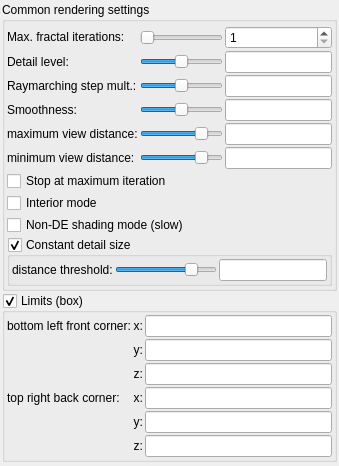
       <widget class="QWidget" name="scrollAreaWidgetContents_4">
        <property name="geometry">
         <rect>
          <x>0</x>
          <y>0</y>
          <width>339</width>
          <height>466</height>
         </rect>
        </property>
        <layout class="QVBoxLayout" name="verticalLayout_46">
         <property name="spacing">
          <number>2</number>
         </property>
         <property name="leftMargin">
          <number>2</number>
         </property>
         <property name="topMargin">
          <number>2</number>
         </property>
         <property name="rightMargin">
          <number>2</number>
         </property>
         <property name="bottomMargin">
          <number>2</number>
         </property>
         <item>
          <widget class="QGroupBox" name="groupBox_4">
           <property name="title">
            <string>Common rendering settings</string>
           </property>
           <layout class="QVBoxLayout" name="verticalLayout_43">
            <property name="spacing">
             <number>2</number>
            </property>
            <property name="leftMargin">
             <number>2</number>
            </property>
            <property name="topMargin">
             <number>2</number>
            </property>
            <property name="rightMargin">
             <number>2</number>
            </property>
            <property name="bottomMargin">
             <number>2</number>
            </property>
            <item>
             <layout class="QGridLayout" name="gridLayout_19">
              <property name="spacing">
               <number>2</number>
              </property>
              <item row="0" column="0" rowspan="2">
               <widget class="QLabel" name="label_103">
                <property name="text">
                 <string>Max. fractal iterations:</string>
                </property>
               </widget>
              </item>
              <item row="1" column="1">
               <widget class="QSlider" name="sliderInt_N">
                <property name="minimum">
                 <number>1</number>
                </property>
                <property name="maximum">
                 <number>250</number>
                </property>
                <property name="singleStep">
                 <number>8</number>
                </property>
                <property name="pageStep">
                 <number>64</number>
                </property>
                <property name="orientation">
                 <enum>Qt::Horizontal</enum>
                </property>
               </widget>
              </item>
              <item row="6" column="2">
               <widget class="MyLineEdit" name="logedit_view_distance_min">
                <property name="sizePolicy">
                 <sizepolicy hsizetype="Expanding" vsizetype="Fixed">
                  <horstretch>0</horstretch>
                  <verstretch>0</verstretch>
                 </sizepolicy>
                </property>
               </widget>
              </item>
              <item row="7" column="0" colspan="3">
               <widget class="MyCheckBox" name="checkBox_iteration_threshold_mode">
                <property name="text">
                 <string>Stop at maximum iteration</string>
                </property>
               </widget>
              </item>
              <item row="8" column="0" colspan="3">
               <widget class="MyCheckBox" name="checkBox_interior_mode">
                <property name="text">
                 <string>Interior mode</string>
                </property>
               </widget>
              </item>
              <item row="3" column="2">
               <widget class="MyLineEdit" name="logedit_DE_factor">
                <property name="sizePolicy">
                 <sizepolicy hsizetype="Expanding" vsizetype="Fixed">
                  <horstretch>0</horstretch>
                  <verstretch>0</verstretch>
                 </sizepolicy>
                </property>
               </widget>
              </item>
              <item row="3" column="0">
               <widget class="QLabel" name="label_105">
                <property name="text">
                 <string>Raymarching step mult.:</string>
                </property>
               </widget>
              </item>
              <item row="2" column="0">
               <widget class="QLabel" name="label_104">
                <property name="text">
                 <string>Detail level:</string>
                </property>
               </widget>
              </item>
              <item row="4" column="1">
               <widget class="QSlider" name="logslider_smoothness">
                <property name="sizePolicy">
                 <sizepolicy hsizetype="Expanding" vsizetype="Fixed">
                  <horstretch>0</horstretch>
                  <verstretch>0</verstretch>
                 </sizepolicy>
                </property>
                <property name="sizeIncrement">
                 <size>
                  <width>0</width>
                  <height>0</height>
                 </size>
                </property>
                <property name="minimum">
                 <number>-300</number>
                </property>
                <property name="maximum">
                 <number>300</number>
                </property>
                <property name="orientation">
                 <enum>Qt::Horizontal</enum>
                </property>
               </widget>
              </item>
              <item row="6" column="0">
               <widget class="QLabel" name="label_108">
                <property name="text">
                 <string>minimum view distance:</string>
                </property>
               </widget>
              </item>
              <item row="5" column="0">
               <widget class="QLabel" name="label_107">
                <property name="text">
                 <string>maximum view distance:</string>
                </property>
               </widget>
              </item>
              <item row="4" column="0">
               <widget class="QLabel" name="label_106">
                <property name="text">
                 <string>Smoothness:</string>
                </property>
               </widget>
              </item>
              <item row="9" column="0" colspan="3">
               <widget class="MyCheckBox" name="checkBox_slow_shading">
                <property name="text">
                 <string>Non-DE shading mode (slow)</string>
                </property>
               </widget>
              </item>
              <item row="1" column="2">
               <widget class="MySpinBox" name="spinboxInt_N">
                <property name="minimum">
                 <number>1</number>
                </property>
                <property name="maximum">
                 <number>500</number>
                </property>
               </widget>
              </item>
              <item row="4" column="2">
               <widget class="MyLineEdit" name="logedit_smoothness">
                <property name="sizePolicy">
                 <sizepolicy hsizetype="Expanding" vsizetype="Fixed">
                  <horstretch>0</horstretch>
                  <verstretch>0</verstretch>
                 </sizepolicy>
                </property>
               </widget>
              </item>
              <item row="5" column="1">
               <widget class="QSlider" name="logslider_view_distance_max">
                <property name="sizePolicy">
                 <sizepolicy hsizetype="Expanding" vsizetype="Fixed">
                  <horstretch>0</horstretch>
                  <verstretch>0</verstretch>
                 </sizepolicy>
                </property>
                <property name="sizeIncrement">
                 <size>
                  <width>0</width>
                  <height>0</height>
                 </size>
                </property>
                <property name="minimum">
                 <number>-1500</number>
                </property>
                <property name="maximum">
                 <number>400</number>
                </property>
                <property name="orientation">
                 <enum>Qt::Horizontal</enum>
                </property>
               </widget>
              </item>
              <item row="2" column="2">
               <widget class="MyLineEdit" name="logedit_detail_level">
                <property name="sizePolicy">
                 <sizepolicy hsizetype="Expanding" vsizetype="Fixed">
                  <horstretch>0</horstretch>
                  <verstretch>0</verstretch>
                 </sizepolicy>
                </property>
               </widget>
              </item>
              <item row="5" column="2">
               <widget class="MyLineEdit" name="logedit_view_distance_max">
                <property name="sizePolicy">
                 <sizepolicy hsizetype="Expanding" vsizetype="Fixed">
                  <horstretch>0</horstretch>
                  <verstretch>0</verstretch>
                 </sizepolicy>
                </property>
               </widget>
              </item>
              <item row="6" column="1">
               <widget class="QSlider" name="logslider_view_distance_min">
                <property name="sizePolicy">
                 <sizepolicy hsizetype="Expanding" vsizetype="Fixed">
                  <horstretch>0</horstretch>
                  <verstretch>0</verstretch>
                 </sizepolicy>
                </property>
                <property name="sizeIncrement">
                 <size>
                  <width>0</width>
                  <height>0</height>
                 </size>
                </property>
                <property name="minimum">
                 <number>-1500</number>
                </property>
                <property name="maximum">
                 <number>400</number>
                </property>
                <property name="orientation">
                 <enum>Qt::Horizontal</enum>
                </property>
               </widget>
              </item>
              <item row="3" column="1">
               <widget class="QSlider" name="logslider_DE_factor">
                <property name="sizePolicy">
                 <sizepolicy hsizetype="Expanding" vsizetype="Fixed">
                  <horstretch>0</horstretch>
                  <verstretch>0</verstretch>
                 </sizepolicy>
                </property>
                <property name="sizeIncrement">
                 <size>
                  <width>0</width>
                  <height>0</height>
                 </size>
                </property>
                <property name="minimum">
                 <number>-200</number>
                </property>
                <property name="maximum">
                 <number>200</number>
                </property>
                <property name="orientation">
                 <enum>Qt::Horizontal</enum>
                </property>
               </widget>
              </item>
              <item row="10" column="0" colspan="3">
               <widget class="QGroupBox" name="groupCheck_constant_DE_threshold">
                <property name="title">
                 <string>Constant detail size</string>
                </property>
                <property name="checkable">
                 <bool>true</bool>
                </property>
                <property name="checked">
                 <bool>true</bool>
                </property>
                <layout class="QVBoxLayout" name="verticalLayout_44">
                 <property name="spacing">
                  <number>2</number>
                 </property>
                 <property name="leftMargin">
                  <number>2</number>
                 </property>
                 <property name="topMargin">
                  <number>2</number>
                 </property>
                 <property name="rightMargin">
                  <number>2</number>
                 </property>
                 <property name="bottomMargin">
                  <number>2</number>
                 </property>
                 <item>
                  <layout class="QGridLayout" name="gridLayout_20">
                   <property name="spacing">
                    <number>2</number>
                   </property>
                   <item row="0" column="0">
                    <widget class="QLabel" name="label_99">
                     <property name="text">
                      <string>distance threshold:</string>
                     </property>
                    </widget>
                   </item>
                   <item row="0" column="1">
                    <widget class="QSlider" name="logslider_DE_thresh">
                     <property name="sizePolicy">
                      <sizepolicy hsizetype="Expanding" vsizetype="Fixed">
                       <horstretch>0</horstretch>
                       <verstretch>0</verstretch>
                      </sizepolicy>
                     </property>
                     <property name="sizeIncrement">
                      <size>
                       <width>0</width>
                       <height>0</height>
                      </size>
                     </property>
                     <property name="minimum">
                      <number>-1500</number>
                     </property>
                     <property name="maximum">
                      <number>400</number>
                     </property>
                     <property name="orientation">
                      <enum>Qt::Horizontal</enum>
                     </property>
                    </widget>
                   </item>
                   <item row="0" column="2">
                    <widget class="MyLineEdit" name="logedit_DE_thresh">
                     <property name="sizePolicy">
                      <sizepolicy hsizetype="Expanding" vsizetype="Fixed">
                       <horstretch>0</horstretch>
                       <verstretch>0</verstretch>
                      </sizepolicy>
                     </property>
                    </widget>
                   </item>
                  </layout>
                 </item>
                </layout>
               </widget>
              </item>
              <item row="2" column="1">
               <widget class="QSlider" name="logslider_detail_level">
                <property name="sizePolicy">
                 <sizepolicy hsizetype="Expanding" vsizetype="Fixed">
                  <horstretch>0</horstretch>
                  <verstretch>0</verstretch>
                 </sizepolicy>
                </property>
                <property name="sizeIncrement">
                 <size>
                  <width>0</width>
                  <height>0</height>
                 </size>
                </property>
                <property name="minimum">
                 <number>-300</number>
                </property>
                <property name="maximum">
                 <number>300</number>
                </property>
                <property name="orientation">
                 <enum>Qt::Horizontal</enum>
                </property>
               </widget>
              </item>
             </layout>
            </item>
           </layout>
          </widget>
         </item>
         <item>
          <widget class="MyGroupBox" name="groupCheck_limits_enabled">
           <property name="title">
            <string>Limits (box)</string>
           </property>
           <property name="checkable">
            <bool>true</bool>
           </property>
           <layout class="QVBoxLayout" name="verticalLayout_45">
            <property name="spacing">
             <number>2</number>
            </property>
            <property name="leftMargin">
             <number>2</number>
            </property>
            <property name="topMargin">
             <number>2</number>
            </property>
            <property name="rightMargin">
             <number>2</number>
            </property>
            <property name="bottomMargin">
             <number>2</number>
            </property>
            <item>
             <layout class="QGridLayout" name="gridLayout_21">
              <property name="spacing">
               <number>2</number>
              </property>
              <item row="0" column="1">
               <widget class="QLabel" name="label_110">
                <property name="sizePolicy">
                 <sizepolicy hsizetype="Preferred" vsizetype="Preferred">
                  <horstretch>0</horstretch>
                  <verstretch>0</verstretch>
                 </sizepolicy>
                </property>
                <property name="text">
                 <string>x:</string>
                </property>
                <property name="alignment">
                 <set>Qt::AlignRight|Qt::AlignTrailing|Qt::AlignVCenter</set>
                </property>
               </widget>
              </item>
              <item row="3" column="2">
               <widget class="MyLineEdit" name="vect3_limit_max_x"/>
              </item>
              <item row="2" column="2">
               <widget class="MyLineEdit" name="vect3_limit_min_z"/>
              </item>
              <item row="0" column="0">
               <widget class="QLabel" name="label_109">
                <property name="text">
                 <string>bottom left front corner:</string>
                </property>
               </widget>
              </item>
              <item row="1" column="2">
               <widget class="MyLineEdit" name="vect3_limit_min_y"/>
              </item>
              <item row="1" column="1">
               <widget class="QLabel" name="label_111">
                <property name="sizePolicy">
                 <sizepolicy hsizetype="Preferred" vsizetype="Preferred">
                  <horstretch>0</horstretch>
                  <verstretch>0</verstretch>
                 </sizepolicy>
                </property>
                <property name="text">
                 <string>y:</string>
                </property>
                <property name="alignment">
                 <set>Qt::AlignRight|Qt::AlignTrailing|Qt::AlignVCenter</set>
                </property>
               </widget>
              </item>
              <item row="2" column="1">
               <widget class="QLabel" name="label_112">
                <property name="sizePolicy">
                 <sizepolicy hsizetype="Preferred" vsizetype="Preferred">
                  <horstretch>0</horstretch>
                  <verstretch>0</verstretch>
                 </sizepolicy>
                </property>
                <property name="text">
                 <string>z:</string>
                </property>
                <property name="alignment">
                 <set>Qt::AlignRight|Qt::AlignTrailing|Qt::AlignVCenter</set>
                </property>
               </widget>
              </item>
              <item row="0" column="2">
               <widget class="MyLineEdit" name="vect3_limit_min_x"/>
              </item>
              <item row="4" column="2">
               <widget class="MyLineEdit" name="vect3_limit_max_y"/>
              </item>
              <item row="5" column="2">
               <widget class="MyLineEdit" name="vect3_limit_max_z"/>
              </item>
              <item row="3" column="0">
               <widget class="QLabel" name="label_114">
                <property name="text">
                 <string>top right back corner:</string>
                </property>
               </widget>
              </item>
              <item row="3" column="1">
               <widget class="QLabel" name="label_117">
                <property name="sizePolicy">
                 <sizepolicy hsizetype="Preferred" vsizetype="Preferred">
                  <horstretch>0</horstretch>
                  <verstretch>0</verstretch>
                 </sizepolicy>
                </property>
                <property name="text">
                 <string>x:</string>
                </property>
                <property name="alignment">
                 <set>Qt::AlignRight|Qt::AlignTrailing|Qt::AlignVCenter</set>
                </property>
               </widget>
              </item>
              <item row="4" column="1">
               <widget class="QLabel" name="label_118">
                <property name="sizePolicy">
                 <sizepolicy hsizetype="Preferred" vsizetype="Preferred">
                  <horstretch>0</horstretch>
                  <verstretch>0</verstretch>
                 </sizepolicy>
                </property>
                <property name="text">
                 <string>y:</string>
                </property>
                <property name="alignment">
                 <set>Qt::AlignRight|Qt::AlignTrailing|Qt::AlignVCenter</set>
                </property>
               </widget>
              </item>
              <item row="5" column="1">
               <widget class="QLabel" name="label_119">
                <property name="sizePolicy">
                 <sizepolicy hsizetype="Preferred" vsizetype="Preferred">
                  <horstretch>0</horstretch>
                  <verstretch>0</verstretch>
                 </sizepolicy>
                </property>
                <property name="text">
                 <string>z:</string>
                </property>
                <property name="alignment">
                 <set>Qt::AlignRight|Qt::AlignTrailing|Qt::AlignVCenter</set>
                </property>
               </widget>
              </item>
             </layout>
            </item>
           </layout>
          </widget>
         </item>
         <item>
          <spacer name="verticalSpacer_8">
           <property name="orientation">
            <enum>Qt::Vertical</enum>
           </property>
           <property name="sizeHint" stdset="0">
            <size>
             <width>20</width>
             <height>40</height>
            </size>
           </property>
          </spacer>
         </item>
        </layout>
       </widget>
